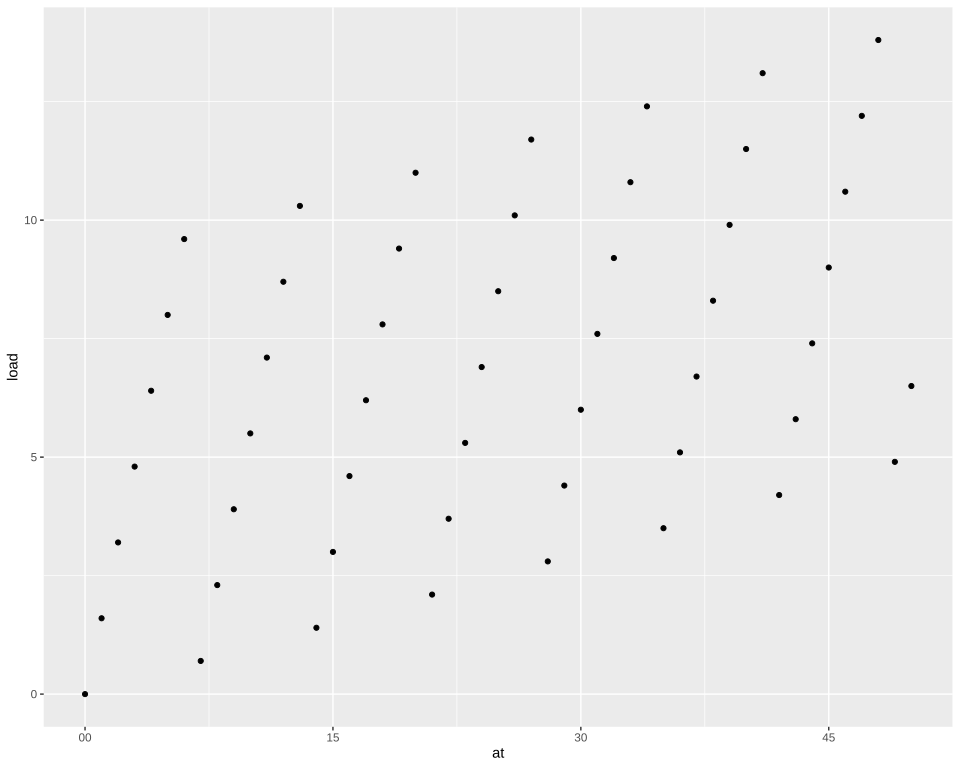

The R source for this figure:
# The plot test/golden/scale_datetime_seconds.svg draws, drawn by ggplot2 itself, as ggplot2's own visual tests draw
# their snapshots: the independent check on that golden whenever it changes. The suite never runs
# this; it needs R, ggplot2 and vdiffr, saved as the Docker image giggly-r:ggplot2-4.0.3. From the
# repository's root:
#
#   docker run --rm -v "$PWD/test/golden":/golden:ro giggly-r:ggplot2-4.0.3 \
#     Rscript /golden/scale_datetime_seconds.R > scale_datetime_seconds.ggplot2.svg
#
# and compare the two drawings element by element, as test/golden/point.R describes.
#
# Fifty-one readings a second apart, from 12:00:00 to 12:00:50 UTC on 10 March 2024, each the
# reading's index modulo 7 times 1.5 plus a tenth of the index, as points: the x axis's breaks
# R's pretty() for under a minute's span, every fifteen seconds, each labelled by its second
# alone.
#
# First checked with ggplot2 4.0.3 and vdiffr 1.0.9: every element and clip path matches, the one
# departure test/golden/point.R's, the x axis drawn before the y.

library(ggplot2)

index <- 0:50
df <- data.frame(
  at = as.POSIXct("2024-03-10 12:00:00", tz = "UTC") + index,
  load = (index %% 7) * 1.5 + index / 10
)
plot <- ggplot(df, aes(at, load)) + geom_point() + theme_gray()

file <- tempfile(fileext = ".svg")
vdiffr::write_svg(plot, file)
cat(readLines(file), sep = "\n")
